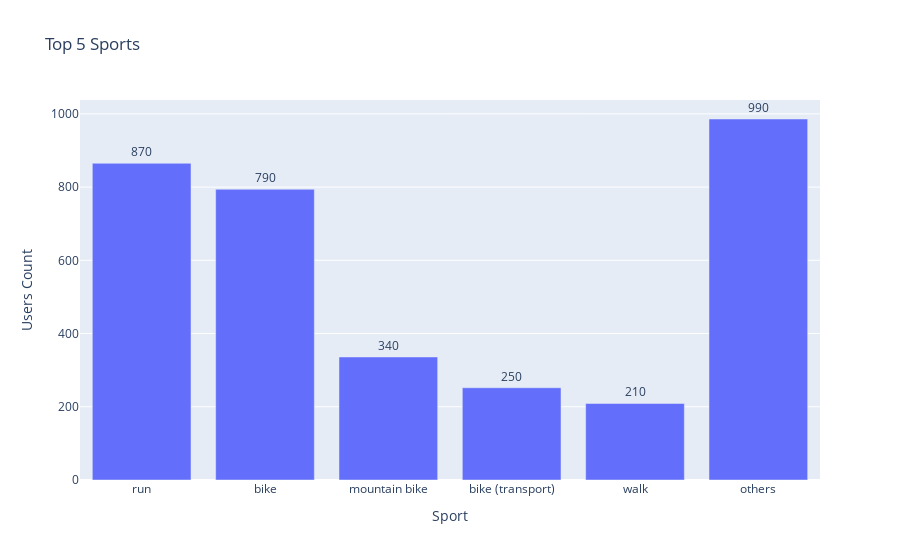
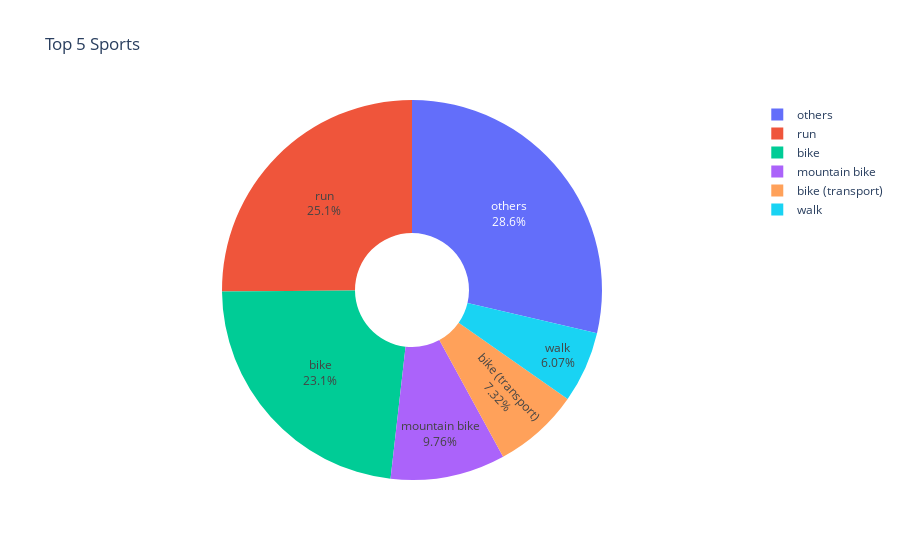

The notebook cell saved with these charts, in order:
### Code cell
import plotly.express as px

# Bar Chart
fig_bar = px.bar(
    top5_sport_final,
    x='sport',
    y='Users count',
    title='Top 5 Sports',
    labels={'Users count': 'Users Count', 'sport': 'Sport'},
    text='Users count'
)
fig_bar.update_traces(texttemplate='%{text:.2s}', textposition='outside')
fig_bar.update_layout(yaxis_title="Users Count", xaxis_title="Sport", showlegend=False)
fig_bar.show()

# Pie Chart
fig_pie = px.pie(
    top5_sport_final,
    names='sport',
    values='Users count',
    title='Top 5 Sports',
    hole=0.3
)
fig_pie.update_traces(textinfo='percent+label')
fig_pie.show()

### Figure 1 — Plotly figure (JSON) as saved in the notebook; plotly's stock layout.template omitted (floating-point values rounded to 4 significant figures)
{"data": [{"alignmentgroup": "True", "hovertemplate": "Sport=%{x}<br>Users Count=%{text}<extra></extra>", "legendgroup": "", "marker": {"color": "#636efa", "pattern": {"shape": ""}}, "name": "", "offsetgroup": "", "orientation": "v", "showlegend": false, "text": [865, 794, 336, 252, 209, 986], "textposition": "outside", "texttemplate": "%{text:.2s}", "type": "bar", "x": ["run", "bike", "mountain bike", "bike (transport)", "walk", "others"], "xaxis": "x", "y": [865, 794, 336, 252, 209, 986], "yaxis": "y"}], "layout": {"barmode": "relative", "legend": {"tracegroupgap": 0}, "showlegend": false, "title": {"text": "Top 5 Sports"}, "xaxis": {"anchor": "y", "domain": [0, 1], "title": {"text": "Sport"}}, "yaxis": {"anchor": "x", "domain": [0, 1], "title": {"text": "Users Count"}}}}

### Figure 2 — Plotly figure (JSON) as saved in the notebook; plotly's stock layout.template omitted (floating-point values rounded to 4 significant figures)
{"data": [{"domain": {"x": [0, 1], "y": [0, 1]}, "hole": 0.3, "hovertemplate": "sport=%{label}<br>Users count=%{value}<extra></extra>", "labels": ["run", "bike", "mountain bike", "bike (transport)", "walk", "others"], "legendgroup": "", "name": "", "showlegend": true, "textinfo": "percent+label", "type": "pie", "values": [865, 794, 336, 252, 209, 986]}], "layout": {"legend": {"tracegroupgap": 0}, "title": {"text": "Top 5 Sports"}}}
